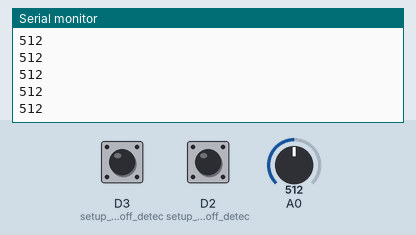
Recording of a sketch running on a simulated ESP8266 (NodeMCU). Parts: the last lines printed to the serial monitor. Inputs (shaded band) come from the test bench; at power-on: D3 (setup_for_leads_off_detec) LOW, A0 = 512, D2 (setup_for_leads_off_detec) LOW.

Above: at 1.2 s.
1.3 s: D3 (setup_for_leads_off_detec) pulled HIGH for 0.25 s
At 1.56 s:
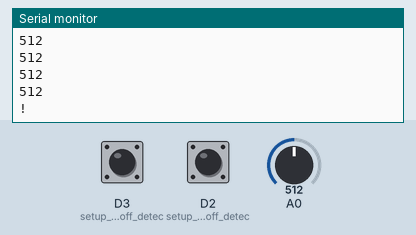
3.0 s: A0 set to 716
At 3.16 s:
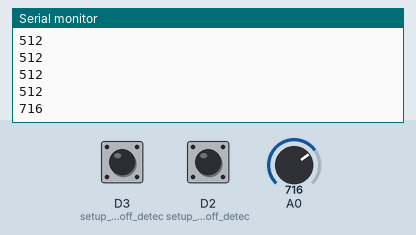
4.5 s: A0 set to 900
At 4.56 s:
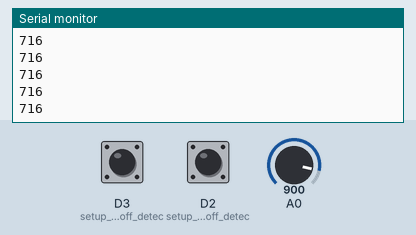
Timing chart, 0 to 7.5 s (numbered marks = the images above; inputs shaded):
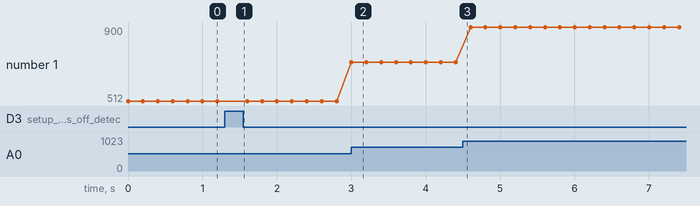

The sketch:

ECG_PROGRAM.ino
```cpp
void setup() {

Serial.begin(9600);
pinMode(D2,INPUT);  //setup for leads off detection LO+
pinMode(D3,INPUT);   //setup for leads off detection LO-
}

void loop() {

  if((digitalRead(D2) == 1) || (digitalRead(D3)==1)){
    Serial.println('!');
     delay(100);

  }

  else{
    //send the value of analog input 0;
    Serial.println(analogRead(A0));
    delay(100);

  }
  //wait for a bit to keep serial data from saturating
  delay(100);

}
```

Measured:
- after the input at 1.3 s, the serial monitor: prints a new line after 0.10 s (image 1)
- after the input at 3.0 s, the serial monitor: prints a new line at once (image 2)
- plotted number 1: 512 → 716 after the input at 3.0 s, 716 → 900 after the input at 4.5 s
